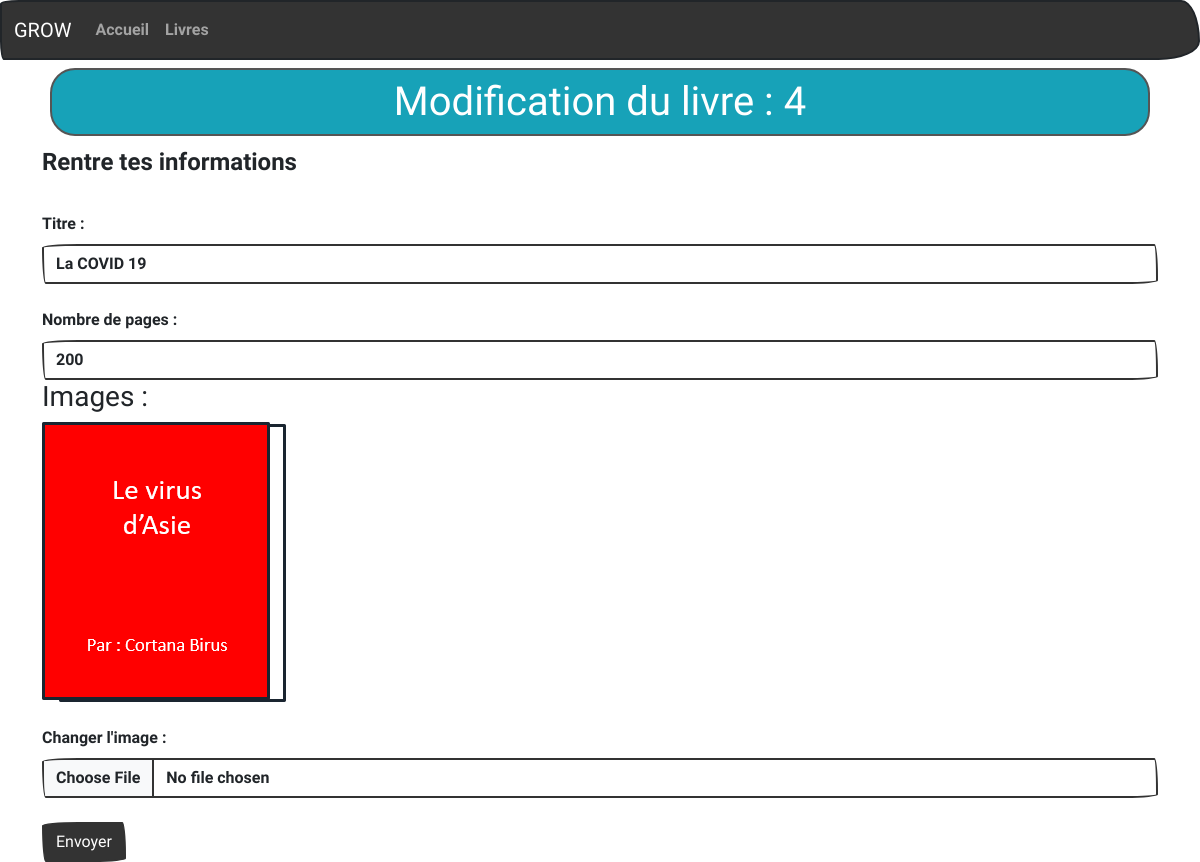
Screenshot of /livres/m/4 with the database file from the repository.
### tables this page shows
CREATE TABLE IF NOT EXISTS `livres` (
  `id` int NOT NULL AUTO_INCREMENT,
  `titre` varchar(150) DEFAULT NULL,
  `nbpages` int DEFAULT NULL,
  `image` varchar(150) DEFAULT NULL,
  PRIMARY KEY (`id`)
);

### controllers/livresController.controller.php (called while the page is built, shortened)
<?php
        require_once "model/Livre.class.php";
        require_once 'model/LivreManager.class.php';
class LivreController
{
    private $livreManager;
    public function __construct()
    {
        $this->livreManager = new LivreManager;
        $this->livreManager->chargementLivre();
    }
    public function modificationLivre($id){
        $livre = $this->livreManager->getLivreByID($id);
        require "views/modifierLivre.views.php";
    }
}

### model/LivreManager.class.php (called while the page is built, shortened)
<?php
require_once 'Model.class.php';
require_once 'Livre.class.php';
class LivreManager extends Model{
    private $livres;
    public function ajoutLivre($livre)
    {
        $this->livres[] = $livre;
    }
    public function chargementLivre()
    {
        $req = $this->getBdd()->prepare('SELECT * FROM livres');
        $req->execute();
        $mesLivres = $req->fetchAll(PDO::FETCH_ASSOC);
    }
    public function getLivreByID($id)
    {
        for($i=0; $i <count($this->livres);$i++){
            if($this->livres[$i]->getId() === $id){
                return $this->livres[$i];
            }
        }
        throw new Exception("Le livre n'existe pas.");
    }
}

### model/Livre.class.php (called while the page is built, shortened)
<?php
class Livre
{
    private $id,
            $titre,
            $nbPages,
            $image;
    public function __construct($id,$titre,$nbPages,$image)
    {
        $this->id = $id;
        $this->titre = $titre;
        $this->nbPages = $nbPages;
        $this->image = $image;
    }
    public function getId()
    {
        return trim(htmlspecialchars($this->id));
    }
    public function getTitre()
    {
        return trim(htmlspecialchars($this->titre));
    }
    public function getnbPages()
    {
        return trim(htmlspecialchars($this->nbPages));
    }
    public function getImage()
    {
        return trim(htmlspecialchars($this->image));
    }
}

### model/Model.class.php (called while the page is built, shortened)
<?php
class Model
{
    private static $pdo;
    private static function setBdd()
    {
        self::$pdo = new PDO('mysql:host=localhost;port=3306;dbname=biblio1;charset=utf8', '****', '****');
        self::$pdo->setAttribute(PDO::ATTR_ERRMODE, PDO::ERRMODE_WARNING);
    }
    protected function getBdd()
    {
        return self::$pdo;
    }
}

### views/modifierLivre.views.php (the view, shortened to what this page needs)
<form method="post" action="<?=URL?>livres/mv" enctype="multipart/form-data">
  <fieldset>
    <legend>Rentre tes informations</legend>
    <div class="form-group">
      <label for="titre" class="form-label mt-4">Titre : </label>
      <input type="text" class="form-control" id="titre"  name="titre" value="<?= $livre->getTitre(); ?>">
    </div>
    <div class="form-group">
      <label for="nbPages" class="form-label mt-4">Nombre de pages : </label>
      <input type="number" class="form-control" id="nbPages"  name="nbPages" value="<?= $livre->getnbPages(); ?>">
    </div>
    <h3>Images : </h3>
    <img src="<?= URL ?>public/images/<?= $livre->getImage() ?>" >
    <div class="form-group">
      <label for="image" class="form-label mt-4">Changer l'image : </label>
      <input class="form-control" type="file" id="image" name="image">
    </div>
    <br>
    <button type="submit" class="btn btn-primary">Envoyer</button>
  </fieldset>
</form>
<?php
$content = ob_get_clean();
$titre = 'Modification du livre : '.$livre->getId();
require 'template.php';
?>

### views/template.php (shortened to what this page needs)
<!DOCTYPE html>
<html lang="en">
<head>
    <link rel="stylesheet" href="https://bootswatch.com/5/sketchy/bootstrap.min.css">
</head>
<body>
    <nav class="navbar navbar-expand-lg navbar-dark bg-primary">
        <div class="container-fluid">
            <a class="navbar-brand" href="#">GROW</a>
            <div class="collapse navbar-collapse" id="navbarColor01">
                <ul class="navbar-nav me-auto">
                    <li class="nav-item">
                        <a class="nav-link" href="<?=URL?>accueil">Accueil</a>
                    </li>
                    <li class="nav-item">
                        <a class="nav-link" href="<?=URL?>livres">Livres</a>
                    </li>
                </ul>
            </div>
        </div>
    </nav>
<div class="container">
    <h1 class="rounded border border-dark p-2 m-2 text-center text-white bg-info"><?=$titre ?></h1>
    <?php echo $content ?>
</div>
</body>
</html>

### rows the page displays
livres: id "Modification du livre : 4", titre "La COVID 19", nbPages "200", image (picture)
